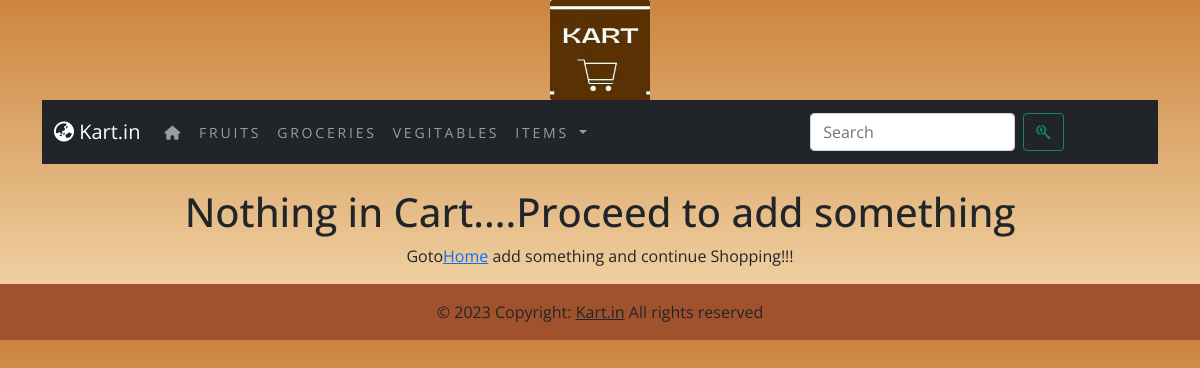
Page /cart/ on the committed database.
### shop/models.py (models this page shows, shortened)
class Category(models.Model):
    name=models.CharField(max_length=250,unique=True)
    slug=models.SlugField(max_length=250,unique=True)
    description=models.TextField(blank=True)
    image=models.ImageField(upload_to='category',blank=True)
    class Meta:
        ordering=('name',)
        verbose_name='category'
        verbose_name_plural='categories'
    def get_url(self):
        return reverse('shop:productsbycategory',args=[self.slug])

### cart/views.py (the view)
# urls.py: path('',views.cart_detail,name='cart_detail'),
def cart_detail(request,total=0,counter=0,cart_items=None):
    try:
        cart=Cart.objects.get(cart_id=_cart_id(request))
        cart_items=CartItem.objects.filter(cart=cart,active=True)
        for cart_item in cart_items:
            total +=(cart_item.product.price * cart_item.quantity)
            counter += cart_item.quantity
    except ObjectDoesNotExist:
        pass
    return render(request,"cart.html",dict(cart_items=cart_items,total=total,counter=counter))

### cart/context_processors.py (called while the page is built)
def counter(request):
    item_count = 0
    if 'admin' in request.path:
        return {}
    else:
        try:
            cart = Cart.objects.filter(cart_id=_cart_id(request))
            cart_items = CartItem.objects.all().filter(cart=cart[:1])
            for cart_item in cart_items:
                item_count += cart_item.quantity
        except Cart.DoesNotExist:
            item_count = 0
    return dict(item_count=item_count)

### cart/views.py (called while the page is built)
def _cart_id(request):
    cart=request.session.session_key
    if not cart:
        cart=request.session.create()        #session creation if not present
    return cart

### shop/context_processors.py (called while the page is built)
def menu_links(request):
    links=Category.objects.all()
    return dict(links=links)

### templates/cart.html (shortened to what this page needs)
{% extends 'base.html' %}
{% load static %}
{% block content %}
{% if not cart_items %}
<div>
    <div class="text-center">
        <br>
        <h1 class="text-center" my-title> Nothing in Cart....Proceed to add something</h1>
        <p class="text-center">Goto<a href="{% url 'shop:allproductcat' %}">Home</a> add something and continue Shopping!!!</p>
    </div>
</div>
{% endif %}
{% endblock %}

### templates/navbar.html (shortened to what this page needs)
<nav class="navbar navbar-expand-lg navbar-dark bg-dark">
  <div class="container-fluid">
  <a class="navbar-brand" href="#"><i class="fa-solid fa-earth-asia"></i> Kart.in</a>
  <div class="collapse navbar-collapse" id="navbarSupportedContent">
    <ul class="navbar-nav me-auto mb-2 mb-lg-0">
        <li class="nav-item">
        <a class="nav-link" href="{% url 'shop:allproductcat' %}">
<i class="fa-solid fa-house"></i></a>
      </li>
      {% for cat in links %}
      <li> <a class="nav-link" href="{{cat.get_url}}">{{cat.name}}</a> </li>
      {% endfor %}
      <li class="nav-item dropdown {% if 'shop' in request.path %} active {% endif %}">
        <a class="nav-link dropdown-toggle" href="" id="navbarDropdown" role="button" data-bs-toggle="dropdown" aria-expanded="false">
          Items
        </a>
      </li>
    </ul>
    <form class="d-flex" action="{% url 'searchapp:searchresult' %}" method="GET">
      <input class="form-control me-2" type="search" placeholder="Search" name="q" id="q" aria-label="Search">
      <button class="btn btn-outline-success" type="submit"> <i class="fa-brands fa-searchengin"></i> </button>
    </form>
    <br><br>
  </div>
  </div>
</nav>

### static/css/custom.css (style rules this page uses)
body { font-family: 'Open Sans', sans-serif; }
.nav-item,.nav-link { letter-spacing: .2em; font-size :14px; text-transform:uppercase; }

### rows in the picture
Category: name "FRUITS"
Category: name "GROCERIES"
Category: name "VEGITABLES"
